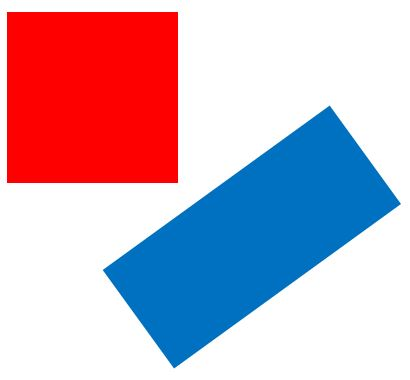
#> input picture HW4/Q5/assets/img/rectangles.jpg, 410 x 380 px
$ python lsd.py
#> lines starting #> are read from the running program, lines starting #| are printed output that depends on the picture; after the words box and inside, x2 and y2 are one past the last pixel; in counts of white or black regions, pixels touching at a corner belong together
import numpy as np
import cv2 as cv

# Read the image
img = cv.imread("assets/img/rectangles.jpg", 0)
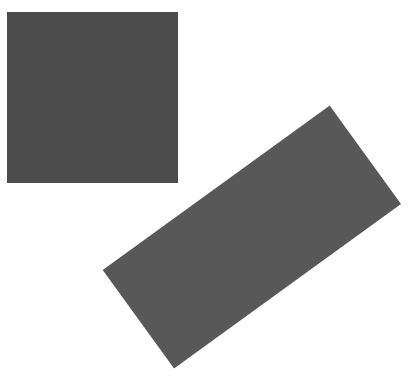
#> img: shape (380, 410); min 61, max 255, mean 184.8

# Thresholding the image
(thresh, img_bin) = cv.threshold(img, 128, 255,cv.THRESH_BINARY|cv.THRESH_OTSU)
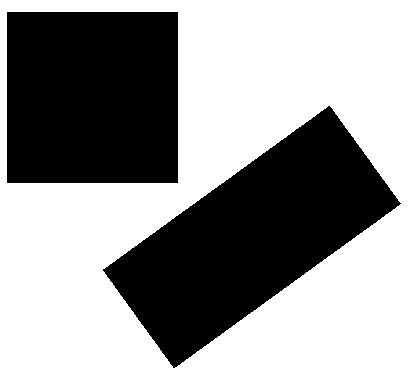
#> img_bin: shape (380, 410); 59.4% white; 2 black regions, box (x1, y1, x2, y2) and area: (103, 106, 401, 368) 34065, (7, 12, 178, 183) 29241
#> thresh = 168

# Invert the image
img_bin = 255-img_bin

#Create default parametrization LSD
lsd = cv.createLineSegmentDetector(0)

#Detect lines in the image
lines = lsd.detect(img_bin)[0] #Position 0 of the returned tuple are the detected lines
#> lines = [[327.9, 105.8, 101.7, 269.6], [400.2, 203.1, 329.3, 105.3], [173.3, 367.9, 400.9, 203], [102.2, 269.5, 173, 367.3], [176.9, 11.4, 6.87, 11.39], [6.39, 11.87, 6.4, 181.9], [177.4, 181.9, 177.4, 11.87], [6.87, 182.4, 176.9, 182.4]]

#Draw detected lines in the image
output = lsd.drawSegments(img_bin,lines)
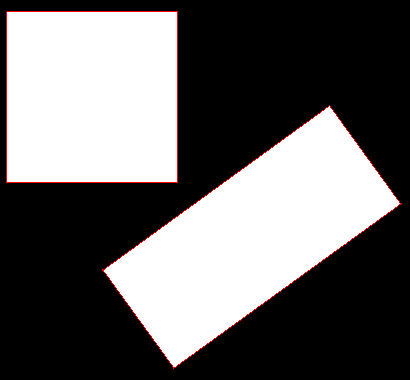
#> output: shape (380, 410, 3); mean of channels 0, 1, 2 102.3, 102.3, 104.5; drawn as B, G, R

#Show image
cv.imshow("LSD",output)
cv.waitKey(0)
